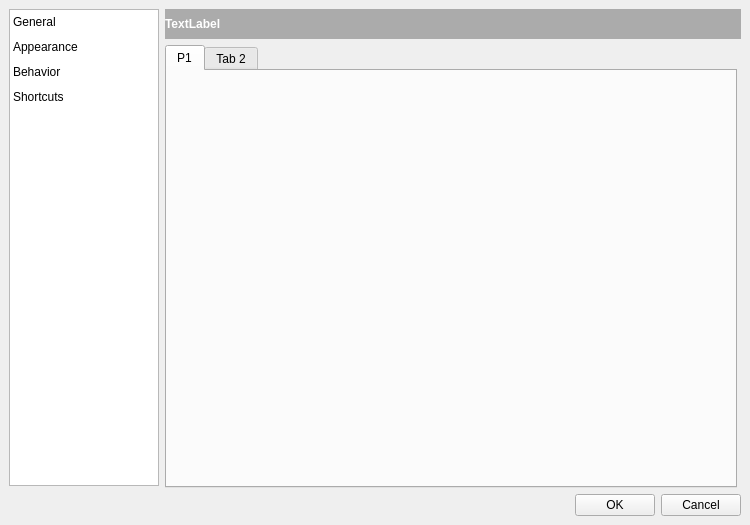
<?xml version="1.0" encoding="UTF-8"?>
<ui version="4.0">
 <class>SettingsWindow</class>
 <widget class="QMainWindow" name="SettingsWindow">
  <property name="geometry">
   <rect>
    <x>0</x>
    <y>0</y>
    <width>750</width>
    <height>525</height>
   </rect>
  </property>
  <property name="sizePolicy">
   <sizepolicy hsizetype="Fixed" vsizetype="Fixed">
    <horstretch>0</horstretch>
    <verstretch>0</verstretch>
   </sizepolicy>
  </property>
  <property name="minimumSize">
   <size>
    <width>750</width>
    <height>525</height>
   </size>
  </property>
  <property name="maximumSize">
   <size>
    <width>750</width>
    <height>525</height>
   </size>
  </property>
  <property name="windowTitle">
   <string>Settings</string>
  </property>
  <property name="animated">
   <bool>true</bool>
  </property>
  <property name="dockOptions">
   <set>QMainWindow::AllowTabbedDocks|QMainWindow::AnimatedDocks</set>
  </property>
  <widget class="QWidget" name="centralwidget">
   <layout class="QHBoxLayout" name="horizontalLayout">
    <item>
     <layout class="QVBoxLayout" name="verticalLayout_5">
      <item>
       <widget class="QListWidget" name="listWidget">
        <property name="sizePolicy">
         <sizepolicy hsizetype="Fixed" vsizetype="Expanding">
          <horstretch>0</horstretch>
          <verstretch>0</verstretch>
         </sizepolicy>
        </property>
        <property name="maximumSize">
         <size>
          <width>150</width>
          <height>600</height>
         </size>
        </property>
        <property name="sizeIncrement">
         <size>
          <width>0</width>
          <height>0</height>
         </size>
        </property>
        <property name="autoFillBackground">
         <bool>false</bool>
        </property>
        <property name="styleSheet">
         <string notr="true">QListWidget::item {
	padding-bottom: 5px;
	height: 20px;
}</string>
        </property>
        <property name="frameShape">
         <enum>QFrame::StyledPanel</enum>
        </property>
        <property name="alternatingRowColors">
         <bool>false</bool>
        </property>
        <property name="movement">
         <enum>QListView::Static</enum>
        </property>
        <property name="isWrapping" stdset="0">
         <bool>false</bool>
        </property>
        <property name="resizeMode">
         <enum>QListView::Fixed</enum>
        </property>
        <property name="layoutMode">
         <enum>QListView::Batched</enum>
        </property>
        <property name="spacing">
         <number>0</number>
        </property>
        <property name="viewMode">
         <enum>QListView::ListMode</enum>
        </property>
        <property name="modelColumn">
         <number>0</number>
        </property>
        <property name="uniformItemSizes">
         <bool>true</bool>
        </property>
        <property name="batchSize">
         <number>100</number>
        </property>
        <property name="selectionRectVisible">
         <bool>true</bool>
        </property>
        <item>
         <property name="text">
          <string>General</string>
         </property>
         <property name="font">
          <font>
           <pointsize>9</pointsize>
          </font>
         </property>
         <property name="textAlignment">
          <set>AlignLeading|AlignVCenter</set>
         </property>
        </item>
        <item>
         <property name="text">
          <string>Appearance</string>
         </property>
         <property name="font">
          <font>
           <pointsize>9</pointsize>
          </font>
         </property>
        </item>
        <item>
         <property name="text">
          <string>Behavior</string>
         </property>
         <property name="font">
          <font>
           <pointsize>9</pointsize>
          </font>
         </property>
        </item>
        <item>
         <property name="text">
          <string>Shortcuts</string>
         </property>
         <property name="font">
          <font>
           <pointsize>9</pointsize>
          </font>
         </property>
        </item>
       </widget>
      </item>
      <item>
       <spacer name="verticalSpacer">
        <property name="orientation">
         <enum>Qt::Vertical</enum>
        </property>
        <property name="sizeType">
         <enum>QSizePolicy::Fixed</enum>
        </property>
        <property name="sizeHint" stdset="0">
         <size>
          <width>20</width>
          <height>30</height>
         </size>
        </property>
       </spacer>
      </item>
     </layout>
    </item>
    <item>
     <layout class="QVBoxLayout" name="verticalLayout">
      <property name="spacing">
       <number>6</number>
      </property>
      <property name="sizeConstraint">
       <enum>QLayout::SetDefaultConstraint</enum>
      </property>
      <property name="rightMargin">
       <number>0</number>
      </property>
      <item>
       <widget class="QLabel" name="label">
        <property name="minimumSize">
         <size>
          <width>0</width>
          <height>25</height>
         </size>
        </property>
        <property name="font">
         <font>
          <weight>75</weight>
          <bold>true</bold>
         </font>
        </property>
        <property name="styleSheet">
         <string notr="true">background-color: #ABABAB;
color: #FFF;</string>
        </property>
        <property name="text">
         <string>TextLabel</string>
        </property>
        <property name="margin">
         <number>4</number>
        </property>
       </widget>
      </item>
      <item>
       <widget class="QStackedWidget" name="stackedWidget">
        <property name="sizePolicy">
         <sizepolicy hsizetype="Expanding" vsizetype="Expanding">
          <horstretch>0</horstretch>
          <verstretch>0</verstretch>
         </sizepolicy>
        </property>
        <property name="maximumSize">
         <size>
          <width>572</width>
          <height>443</height>
         </size>
        </property>
        <property name="styleSheet">
         <string notr="true"/>
        </property>
        <property name="frameShape">
         <enum>QFrame::NoFrame</enum>
        </property>
        <property name="currentIndex">
         <number>0</number>
        </property>
        <widget class="QWidget" name="page">
         <property name="sizePolicy">
          <sizepolicy hsizetype="Preferred" vsizetype="Preferred">
           <horstretch>0</horstretch>
           <verstretch>0</verstretch>
          </sizepolicy>
         </property>
         <layout class="QHBoxLayout" name="horizontalLayout_4" stretch="0">
          <property name="spacing">
           <number>0</number>
          </property>
          <property name="sizeConstraint">
           <enum>QLayout::SetDefaultConstraint</enum>
          </property>
          <property name="leftMargin">
           <number>0</number>
          </property>
          <property name="topMargin">
           <number>0</number>
          </property>
          <property name="rightMargin">
           <number>0</number>
          </property>
          <property name="bottomMargin">
           <number>0</number>
          </property>
          <item>
           <widget class="QTabWidget" name="tabWidget">
            <property name="sizePolicy">
             <sizepolicy hsizetype="Expanding" vsizetype="Expanding">
              <horstretch>0</horstretch>
              <verstretch>0</verstretch>
             </sizepolicy>
            </property>
            <property name="styleSheet">
             <string notr="true"/>
            </property>
            <property name="currentIndex">
             <number>0</number>
            </property>
            <widget class="QWidget" name="d">
             <attribute name="title">
              <string>P1</string>
             </attribute>
            </widget>
            <widget class="QWidget" name="tab_4">
             <attribute name="title">
              <string>Tab 2</string>
             </attribute>
            </widget>
           </widget>
          </item>
         </layout>
        </widget>
        <widget class="QWidget" name="page_2">
         <layout class="QVBoxLayout" name="verticalLayout_6">
          <property name="spacing">
           <number>0</number>
          </property>
          <property name="leftMargin">
           <number>0</number>
          </property>
          <property name="topMargin">
           <number>0</number>
          </property>
          <property name="rightMargin">
           <number>0</number>
          </property>
          <property name="bottomMargin">
           <number>0</number>
          </property>
          <item>
           <widget class="QTabWidget" name="tabWidget_2">
            <widget class="QWidget" name="tab_5">
             <attribute name="title">
              <string>P2</string>
             </attribute>
            </widget>
            <widget class="QWidget" name="tab_6">
             <attribute name="title">
              <string>Tab 2</string>
             </attribute>
            </widget>
           </widget>
          </item>
         </layout>
        </widget>
        <widget class="QWidget" name="page_3">
         <layout class="QHBoxLayout" name="horizontalLayout_5">
          <property name="spacing">
           <number>0</number>
          </property>
          <property name="leftMargin">
           <number>0</number>
          </property>
          <property name="topMargin">
           <number>0</number>
          </property>
          <property name="rightMargin">
           <number>0</number>
          </property>
          <property name="bottomMargin">
           <number>0</number>
          </property>
          <item>
           <widget class="QTabWidget" name="tabWidget_3">
            <property name="styleSheet">
             <string notr="true"/>
            </property>
            <widget class="QWidget" name="tab_7">
             <attribute name="title">
              <string>P3</string>
             </attribute>
            </widget>
            <widget class="QWidget" name="tab_8">
             <attribute name="title">
              <string>Tab 2</string>
             </attribute>
            </widget>
           </widget>
          </item>
         </layout>
        </widget>
        <widget class="QWidget" name="page_4">
         <layout class="QVBoxLayout" name="verticalLayout_7">
          <property name="spacing">
           <number>0</number>
          </property>
          <property name="leftMargin">
           <number>0</number>
          </property>
          <property name="topMargin">
           <number>0</number>
          </property>
          <property name="rightMargin">
           <number>0</number>
          </property>
          <property name="bottomMargin">
           <number>0</number>
          </property>
          <item>
           <widget class="QTabWidget" name="tabWidget_4">
            <widget class="QWidget" name="tab_9">
             <attribute name="title">
              <string>Tab 1</string>
             </attribute>
            </widget>
            <widget class="QWidget" name="tab_10">
             <attribute name="title">
              <string>Tab 2</string>
             </attribute>
            </widget>
           </widget>
          </item>
         </layout>
        </widget>
       </widget>
      </item>
      <item>
       <layout class="QHBoxLayout" name="horizontalLayout_3">
        <item>
         <spacer name="horizontalSpacer">
          <property name="orientation">
           <enum>Qt::Horizontal</enum>
          </property>
          <property name="sizeHint" stdset="0">
           <size>
            <width>40</width>
            <height>20</height>
           </size>
          </property>
         </spacer>
        </item>
        <item>
         <widget class="QPushButton" name="pushButton_2">
          <property name="sizePolicy">
           <sizepolicy hsizetype="Fixed" vsizetype="Fixed">
            <horstretch>0</horstretch>
            <verstretch>0</verstretch>
           </sizepolicy>
          </property>
          <property name="text">
           <string>OK</string>
          </property>
         </widget>
        </item>
        <item>
         <widget class="QPushButton" name="pushButton">
          <property name="sizePolicy">
           <sizepolicy hsizetype="Fixed" vsizetype="Fixed">
            <horstretch>0</horstretch>
            <verstretch>0</verstretch>
           </sizepolicy>
          </property>
          <property name="maximumSize">
           <size>
            <width>16777215</width>
            <height>16777215</height>
           </size>
          </property>
          <property name="text">
           <string>Cancel</string>
          </property>
         </widget>
        </item>
       </layout>
      </item>
     </layout>
    </item>
   </layout>
  </widget>
  <action name="actiontest">
   <property name="text">
    <string>test</string>
   </property>
  </action>
 </widget>
 <resources/>
 <connections>
  <connection>
   <sender>listWidget</sender>
   <signal>currentTextChanged(QString)</signal>
   <receiver>label</receiver>
   <slot>setText(QString)</slot>
   <hints>
    <hint type="sourcelabel">
     <x>84</x>
     <y>244</y>
    </hint>
    <hint type="destinationlabel">
     <x>453</x>
     <y>22</y>
    </hint>
   </hints>
  </connection>
  <connection>
   <sender>listWidget</sender>
   <signal>currentRowChanged(int)</signal>
   <receiver>stackedWidget</receiver>
   <slot>setCurrentIndex(int)</slot>
   <hints>
    <hint type="sourcelabel">
     <x>118</x>
     <y>25</y>
    </hint>
    <hint type="destinationlabel">
     <x>270</x>
     <y>44</y>
    </hint>
   </hints>
  </connection>
 </connections>
</ui>
